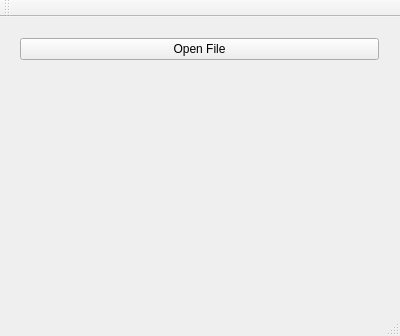
<?xml version="1.0" encoding="UTF-8"?>
<ui version="4.0">
 <class>MainWindow</class>
 <widget class="QMainWindow" name="MainWindow">
  <property name="geometry">
   <rect>
    <x>0</x>
    <y>0</y>
    <width>400</width>
    <height>336</height>
   </rect>
  </property>
  <property name="windowTitle">
   <string>MainWindow</string>
  </property>
  <widget class="QWidget" name="centralWidget">
   <widget class="QWidget" name="layoutWidget">
    <property name="geometry">
     <rect>
      <x>9</x>
      <y>10</y>
      <width>381</width>
      <height>261</height>
     </rect>
    </property>
    <layout class="QVBoxLayout" name="verticalLayout">
     <item>
      <widget class="QPushButton" name="pushButton">
       <property name="text">
        <string>Open File</string>
       </property>
      </widget>
     </item>
     <item>
      <widget class="QLabel" name="file_name">
       <property name="text">
        <string/>
       </property>
      </widget>
     </item>
     <item>
      <widget class="QLabel" name="rslt_tag">
       <property name="text">
        <string/>
       </property>
      </widget>
     </item>
     <item>
      <widget class="QLabel" name="run_num">
       <property name="text">
        <string/>
       </property>
      </widget>
     </item>
     <item>
      <widget class="QLabel" name="succ_num">
       <property name="text">
        <string/>
       </property>
      </widget>
     </item>
     <item>
      <widget class="QLabel" name="fail_num">
       <property name="text">
        <string/>
       </property>
      </widget>
     </item>
     <item>
      <widget class="QLabel" name="fail_idx">
       <property name="text">
        <string/>
       </property>
      </widget>
     </item>
     <item>
      <widget class="QLabel" name="new_file">
       <property name="text">
        <string/>
       </property>
      </widget>
     </item>
    </layout>
   </widget>
  </widget>
  <widget class="QMenuBar" name="menuBar">
   <property name="geometry">
    <rect>
     <x>0</x>
     <y>0</y>
     <width>400</width>
     <height>25</height>
    </rect>
   </property>
  </widget>
  <widget class="QToolBar" name="mainToolBar">
   <attribute name="toolBarArea">
    <enum>TopToolBarArea</enum>
   </attribute>
   <attribute name="toolBarBreak">
    <bool>false</bool>
   </attribute>
  </widget>
  <widget class="QStatusBar" name="statusBar"/>
 </widget>
 <layoutdefault spacing="6" margin="11"/>
 <resources/>
 <connections/>
</ui>
